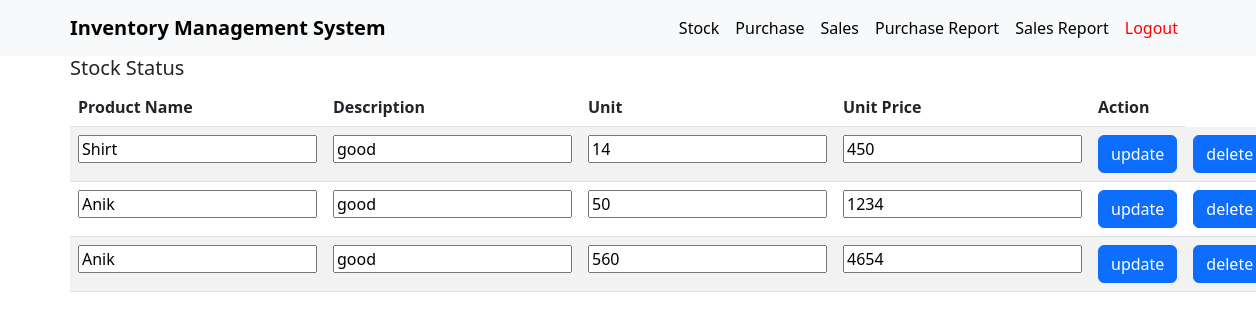
The app's page /index.php (signed in), older data.
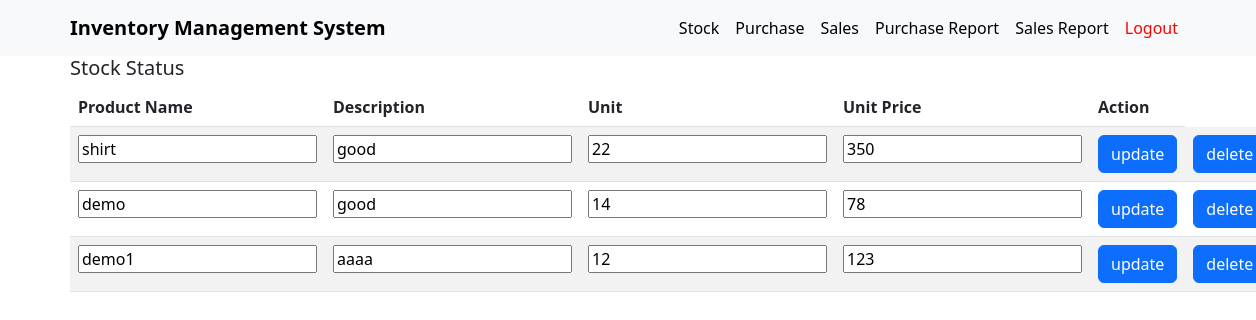
The same page, newer data.
### tables this page shows
CREATE TABLE `product` (
  `id` int(100) NOT NULL,
  `name` varchar(100) NOT NULL,
  `des` varchar(100) NOT NULL,
  `unit` int(100) NOT NULL,
  `unitprice` int(100) NOT NULL,
  `created_at` timestamp NOT NULL DEFAULT current_timestamp()
);

### index.php (the view, shortened to what this page needs)
<?php
    include "header.php";
    include "connection.php";
$sql = "SELECT * FROM product";
$result = $conn -> query ($sql);
?>
<html>
<head>
</head>
<body>
    <div class="container">
    <h5>Stock Status</h5>
    <table class="table table-striped">
  <thead>
    <tr>
      <th scope="col">Product Name</th>
      <th scope="col">Description</th>
      <th scope="col">Unit</th>
      <th scope="col">Unit Price</th>
      <th scope="col">Action</th>
    </tr>
  </thead>
  <tbody>
      <?php
          if (mysqli_num_rows($result) > 0) {
            while($row = mysqli_fetch_assoc($result)) {
              ?>
             <form action="<?php echo $_SERVER['PHP_SELF']; ?>" method="post">
               <tr>
                <td><input type="text" name="update_name"  value="<?php echo $row['name'];?>"></td>
                <td><input type="text" name="update_des"  value="<?php echo $row['des'];?>"></td>
                <td><input type="number" name="update_unit"  value="<?php echo $row['unit'];?>"></td>
                <td><input type="number" name="update_unitprice"  value="<?php echo $row['unitprice'];?>"></td>
                <td><button type="submit" class="btn btn-primary" name="update_btn">update</button></td>
                <td><a  class="btn btn-primary" href="index.php?remove=<?php echo $row['id']; ?>">delete</a></td>
                </tr>
                </form>
                <?php }
        } else {
            echo "0 results";
        }
        ?>
  </tbody>
</table>
</div>
</body>
</html>

### header.php (shortened to what this page needs)
<html>
<head>
    <link href="https://cdn.jsdelivr.net/npm/bootstrap@5.2.0/dist/css/bootstrap.min.css" rel="stylesheet">
    <link rel="stylesheet" href="css/style.css">
</head>
<body>
<nav class="navbar navbar-expand-lg bg-light">
  <div class="container">
    <a class="navbar-brand" href="index.php">Inventory Management System</a>
    <div class="collapse navbar-collapse" id="navbarSupportedContent">
      <ul class="navbar-nav ms-auto mb-2 mb-lg-0">
        <li class="nav-item">
          <a class="nav-link" href="index.php">Stock</a>
        </li>
        <li class="nav-item">
          <a class="nav-link" href="purchase.php">Purchase</a>
        </li>
        <li class="nav-item">
          <a class="nav-link"  href="sales.php">Sales</a>
        </li>
        <li class="nav-item">
          <a class="nav-link"  href="purchase_report.php">Purchase Report</a>
        </li>
        <li class="nav-item">
          <a class="nav-link"  href="sales_report.php">Sales Report</a>
        </li>
        <li class="nav-item">
          <a class="nav-link" style="color:red!important;"  href="logout.php">Logout</a>
        </li>
      </ul>
    </div>
  </div>
</nav>
</body>
</html>

### css/style.css (style rules this page uses)
a.nav-link { color: black; font-weight: 500; }
a.navbar-brand { color: black; font-weight: 700; }

Row changes from the older to the newer data that the page shows:
removed product: update_name "Anik", update_des "good", update_unit "50", update_unitprice "1234"
removed product: update_name "Anik", update_des "good", update_unit "560", update_unitprice "4654"
changed product: update_name "Shirt" → "shirt"; update_unit "14" → "22"; update_unitprice "450" → "350"
added product: update_name "demo", update_des "good", update_unit "14", update_unitprice "78"
added product: update_name "demo1", update_des "aaaa", update_unit "12", update_unitprice "123"
